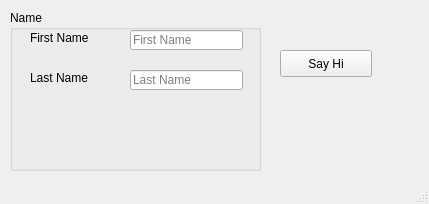
<?xml version="1.0" encoding="UTF-8"?>
<ui version="4.0">
 <class>mainWindow</class>
 <widget class="QMainWindow" name="mainWindow">
  <property name="geometry">
   <rect>
    <x>0</x>
    <y>0</y>
    <width>429</width>
    <height>204</height>
   </rect>
  </property>
  <property name="windowTitle">
   <string>First Qt Application</string>
  </property>
  <widget class="QWidget" name="centralwidget">
   <widget class="QGroupBox" name="grpName">
    <property name="geometry">
     <rect>
      <x>10</x>
      <y>10</y>
      <width>251</width>
      <height>161</height>
     </rect>
    </property>
    <property name="title">
     <string>Name</string>
    </property>
    <widget class="QLineEdit" name="edtLast">
     <property name="geometry">
      <rect>
       <x>120</x>
       <y>60</y>
       <width>113</width>
       <height>20</height>
      </rect>
     </property>
     <property name="placeholderText" stdset="0">
      <string>Last Name</string>
     </property>
    </widget>
    <widget class="QLabel" name="lblLastName">
     <property name="geometry">
      <rect>
       <x>20</x>
       <y>60</y>
       <width>81</width>
       <height>16</height>
      </rect>
     </property>
     <property name="text">
      <string>Last Name</string>
     </property>
    </widget>
    <widget class="QLabel" name="lblFirstName">
     <property name="geometry">
      <rect>
       <x>20</x>
       <y>20</y>
       <width>81</width>
       <height>16</height>
      </rect>
     </property>
     <property name="text">
      <string>First Name</string>
     </property>
    </widget>
    <widget class="QLineEdit" name="edtFirstName">
     <property name="geometry">
      <rect>
       <x>120</x>
       <y>20</y>
       <width>113</width>
       <height>20</height>
      </rect>
     </property>
     <property name="placeholderText" stdset="0">
      <string>First Name</string>
     </property>
    </widget>
    <widget class="QLabel" name="lblGreetings">
     <property name="geometry">
      <rect>
       <x>120</x>
       <y>120</y>
       <width>101</width>
       <height>16</height>
      </rect>
     </property>
     <property name="text">
      <string/>
     </property>
    </widget>
   </widget>
   <widget class="QPushButton" name="btnSayHi">
    <property name="geometry">
     <rect>
      <x>280</x>
      <y>50</y>
      <width>92</width>
      <height>27</height>
     </rect>
    </property>
    <property name="text">
     <string>Say Hi</string>
    </property>
   </widget>
  </widget>
  <widget class="QMenuBar" name="menubar">
   <property name="geometry">
    <rect>
     <x>0</x>
     <y>0</y>
     <width>429</width>
     <height>25</height>
    </rect>
   </property>
  </widget>
  <widget class="QStatusBar" name="statusbar"/>
 </widget>
 <tabstops>
  <tabstop>edtFirstName</tabstop>
  <tabstop>edtLast</tabstop>
 </tabstops>
 <resources/>
 <connections/>
</ui>
